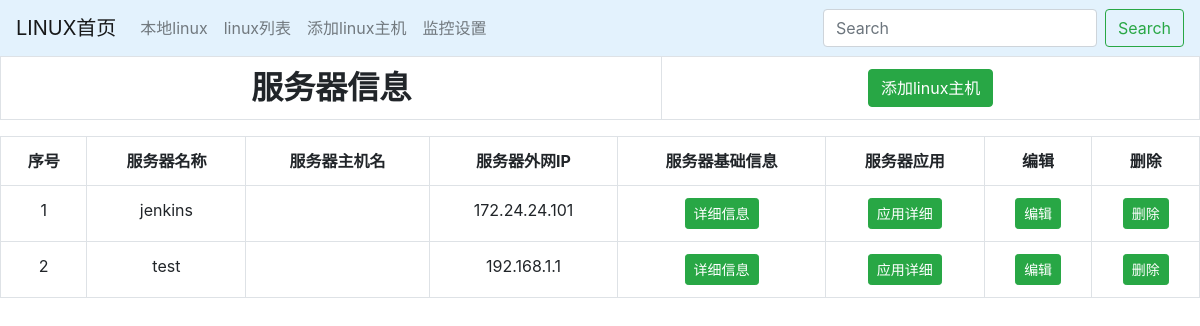
Page /detail/ on the earlier database version.
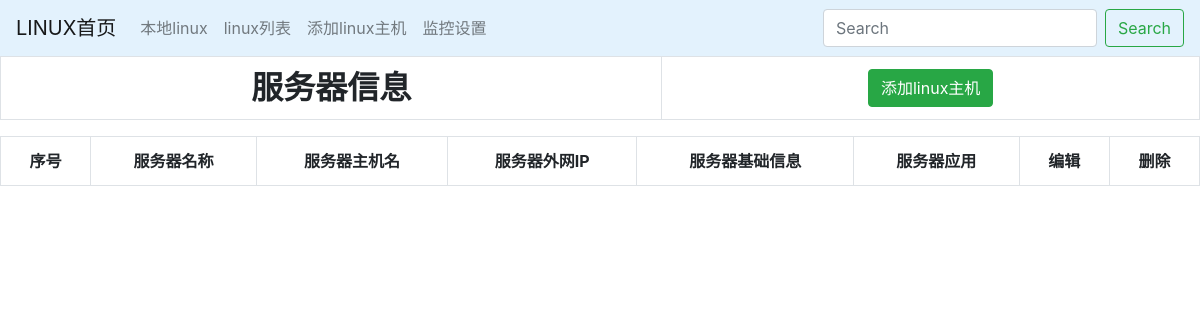
Same page on the later database version.
### RemoteLinux/models.py (models this page shows)
class NewLinux(models.Model):
	linux_name = models.CharField(max_length=100,  blank=True)
	linux_ip = models.CharField(max_length=100)
	linux_hostname = models.CharField(max_length=100,  blank=True)
	linux_port = models.CharField(max_length=100)
	linux_user = models.CharField(max_length=100)
	linux_passwd = models.CharField(max_length=100)
	linux_app = models.CharField(max_length=500, blank=True)
	class Meta:
		db_table = "linux-info"

### RemoteLinux/views.py (the view)
# urls.py: path('detail/', views.linux_detail, name='linux_detail'),
def linux_detail(request):
    newlinux = NewLinux.objects.all()
    content = {'newlinux': newlinux, }
    return render(request, 'linux/detail.html', content)

### templates/linux/detail.html (shortened to what this page needs)
<!DOCTYPE html>
<html lang="en">
<head>
</head>
{% extends "base.html" %}
{% load staticfiles %}
{% block content %}
<body>
<table class="table table-hover table-bordered">
    <thred>
        <th class="text-center h2"><b>服务器信息</b></th>
        <th class="text-center">
            <a href="{% url 'linux_create' %}"  class="btn btn-success">添加linux主机</a>
        </th>
    </thred>
</table>
<table class="table table-hover table-bordered">
    <thred>
        <th class="text-center">序号</th>
        <th class="text-center">服务器名称</th>
        <th class="text-center">服务器主机名</th>
        <th class="text-center">服务器外网IP</th>
        <th class="text-center">服务器基础信息</th>
        <th class="text-center">服务器应用</th>
        <th class="text-center">编辑</th>
        <th class="text-center">删除</th>
    </thred>
    {% for a in newlinux %}
    <tr class="text-center">
        <td>{{ forloop.counter }}</td>
        <td>{{ a.linux_name }}</td>
        <td>{{ a.linux_hostname }}</td>
        <td>{{ a.linux_ip }}</td>
        <td><a href="{% url 'linux_list_detail' a.id %}" class="btn btn-success btn-sm">详细信息</a></td>
        <td><a href="{% url 'linux_list_app' a.id %}" class="btn btn-success btn-sm">应用详细</a></td>
        <td><a href="{% url 'linux_update' a.id %}" class="btn btn-success btn-sm">编辑</a></td>
        <td><a href="{% url 'linux_delete' a.id %}" class="btn btn-success btn-sm">删除</a></td>
    </tr>
    {% endfor %}
</table>
</body>
{% endblock content %}

Differences in the rows shown:
removed NewLinux: linux_name "jenkins", linux_ip "172.24.24.101"
removed NewLinux: linux_name "test", linux_ip "192.168.1.1"
